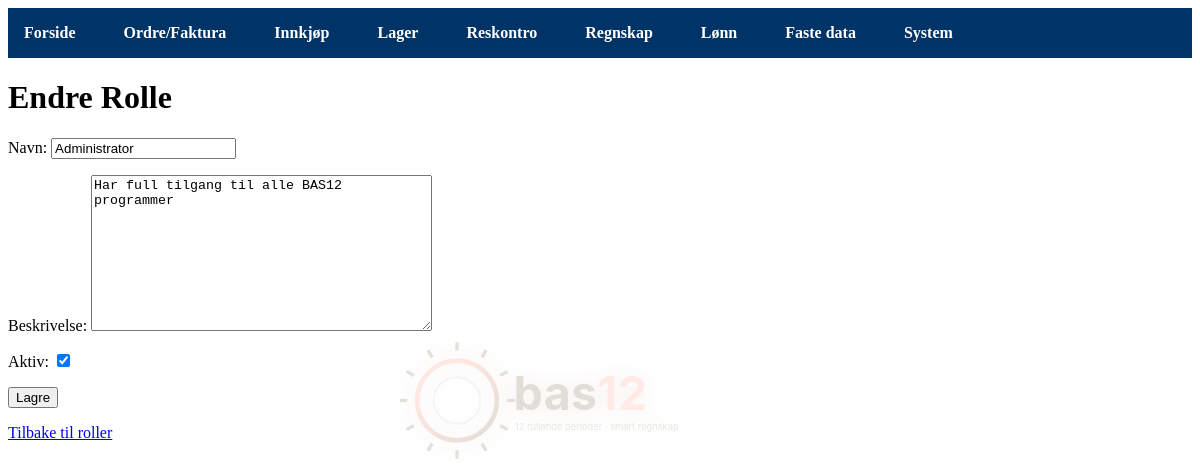
The app's page /ansatte/roller/1/endre/ with its own data.
### ansatte/models.py (models this page shows, shortened)
class Rolle(models.Model):
    navn = models.CharField(max_length=100, unique=True)
    beskrivelse = models.TextField(blank=True, null=True)
    aktiv = models.BooleanField(default=True)
    opprettet_dato = models.DateTimeField(auto_now_add=True)

### ansatte/views.py (the view)
# urls.py: path('roller/<int:id>/endre/', views.rolle_endre, name='rolle_endre'),
def rolle_endre(request, id):
    rolle = get_object_or_404(Rolle, id=id)
    if request.method == 'POST':
        form = RolleForm(request.POST, instance=rolle)
        if form.is_valid():
            form.save()
            return redirect('ansatte:rolle_liste')
    else:
        form = RolleForm(instance=rolle)
    return render(request, 'ansatte/rolle_form.html', {'form': form, 'tittel': 'Endre Rolle'})

### ansatte/forms.py
class RolleForm(forms.ModelForm):
    class Meta:
        model = Rolle
        fields = ['navn', 'beskrivelse', 'aktiv']

### core/templatetags/nav_active.py (called while the page is built)
@register.simple_tag(takes_context=True)
def active(context, *namespaces):
    request = context.get('request')
    match = getattr(request, 'resolver_match', None)
    ns = (match.namespace or '') if match else ''
    return 'active' if any(ns.startswith(n) for n in namespaces) else ''

### templates/ansatte/rolle_form.html (shortened to what this page needs)
{% extends "base.html" %}
{% block content %}
  <h1>{{ tittel }}</h1>
  <form method="post">
    {{ form.as_p }}
    <button type="submit">Lagre</button>
  </form>
  <p><a href="{% url 'ansatte:rolle_liste' %}">Tilbake til roller</a></p>
{% endblock %}

### static/css/watermark.css (style rules this page uses)
body.with-watermark::before { content: ""; position: fixed; top: 50%; left: 50%; width: 400px; height: 400px; background: url("/static/bas12-logo1.svg") no-repeat center center; background-size: contain; opacity: 0.15; transform: translate(-50%, -50%); pointer-events: none; z-index: -1; filter: drop-shadow(0 0 10px rgba(0, 80, 200, 0.6)) hue-rotate(190deg) saturate(150%); }

### static/css/nav.css (style rules this page uses)
main, main * { position: relative; z-index: 0; }

### records on screen
Rolle: navn "Administrator", beskrivelse "Har full tilgang til alle BAS12 programmer", aktiv "☑"

### other values on screen
{{ tittel }} "Endre Rolle"
